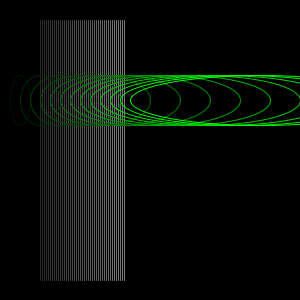
Frame 1 (no input)
Frame 60 (the mouse pressed at the canvas centre just before this capture): identical to frame 1, image omitted
Frame 120 (the mouse held since frame 60 and released just before this capture): identical to frame 1, image omitted

The Processing sketch that drew this single still picture (run headless with seeded random() and noise(); from frame 60 on, the mouse is pressed at the canvas centre):

// Processing sketch: processing_37385
// ── processing_37385.pde

void setup() {
  size(300,300);
  colorMode(RGB);
}

void draw() {
  background(0, 0, 0);
  for (int x=40; x<125; x+=2) {
    stroke(x);
    line(x, 20, x, 280);
  }
  for (int x=20; x<280; x+=20) {
    noFill();
    stroke(0,x,0);
    ellipse(x, 100, x, 50);
  }
}
